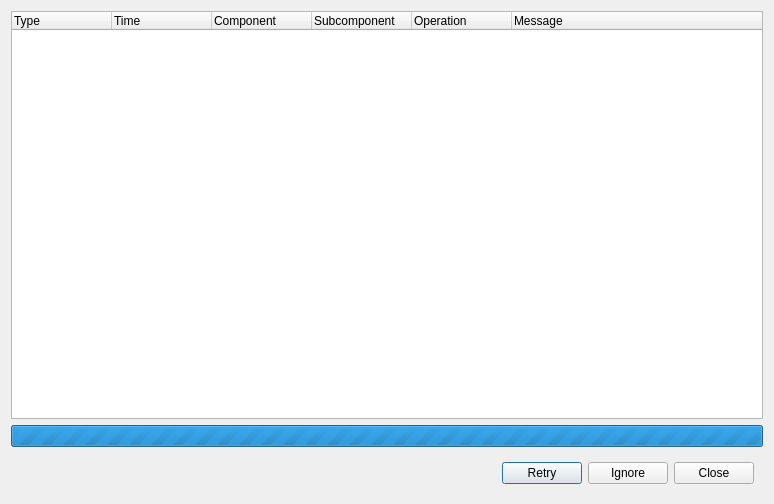
<?xml version="1.0" encoding="UTF-8"?>
<ui version="4.0">
 <class>ActivateModDialog</class>
 <widget class="QDialog" name="ActivateModDialog">
  <property name="geometry">
   <rect>
    <x>0</x>
    <y>0</y>
    <width>774</width>
    <height>504</height>
   </rect>
  </property>
  <property name="windowTitle">
   <string>Initializing modification</string>
  </property>
  <property name="locale">
   <locale language="English" country="UnitedStates"/>
  </property>
  <layout class="QVBoxLayout" name="verticalLayout">
   <item>
    <widget class="QTreeWidget" name="progressLog">
     <property name="editTriggers">
      <set>QAbstractItemView::NoEditTriggers</set>
     </property>
     <property name="columnCount">
      <number>6</number>
     </property>
     <column>
      <property name="text">
       <string>Type</string>
      </property>
     </column>
     <column>
      <property name="text">
       <string>Time</string>
      </property>
     </column>
     <column>
      <property name="text">
       <string>Component</string>
      </property>
     </column>
     <column>
      <property name="text">
       <string>Subcomponent</string>
      </property>
     </column>
     <column>
      <property name="text">
       <string>Operation</string>
      </property>
     </column>
     <column>
      <property name="text">
       <string>Message</string>
      </property>
     </column>
    </widget>
   </item>
   <item>
    <widget class="QProgressBar" name="progressProgress">
     <property name="maximum">
      <number>0</number>
     </property>
     <property name="value">
      <number>0</number>
     </property>
     <property name="textVisible">
      <bool>false</bool>
     </property>
    </widget>
   </item>
   <item>
    <widget class="QWidget" name="buttonBox" native="true">
     <layout class="QHBoxLayout" name="horizontalLayout_4">
      <item>
       <spacer name="horizontalSpacer_4">
        <property name="orientation">
         <enum>Qt::Horizontal</enum>
        </property>
        <property name="sizeHint" stdset="0">
         <size>
          <width>40</width>
          <height>20</height>
         </size>
        </property>
       </spacer>
      </item>
      <item>
       <widget class="QPushButton" name="btnRetry">
        <property name="text">
         <string>Retry</string>
        </property>
        <property name="icon">
         <iconset theme="system-run"/>
        </property>
       </widget>
      </item>
      <item>
       <widget class="QPushButton" name="btnIgnore">
        <property name="text">
         <string>Ignore</string>
        </property>
        <property name="icon">
         <iconset theme="dialog-cancel"/>
        </property>
       </widget>
      </item>
      <item>
       <widget class="QPushButton" name="btnClose">
        <property name="text">
         <string>Close</string>
        </property>
        <property name="icon">
         <iconset theme="dialog-close"/>
        </property>
       </widget>
      </item>
     </layout>
    </widget>
   </item>
  </layout>
 </widget>
 <resources/>
 <connections/>
</ui>
